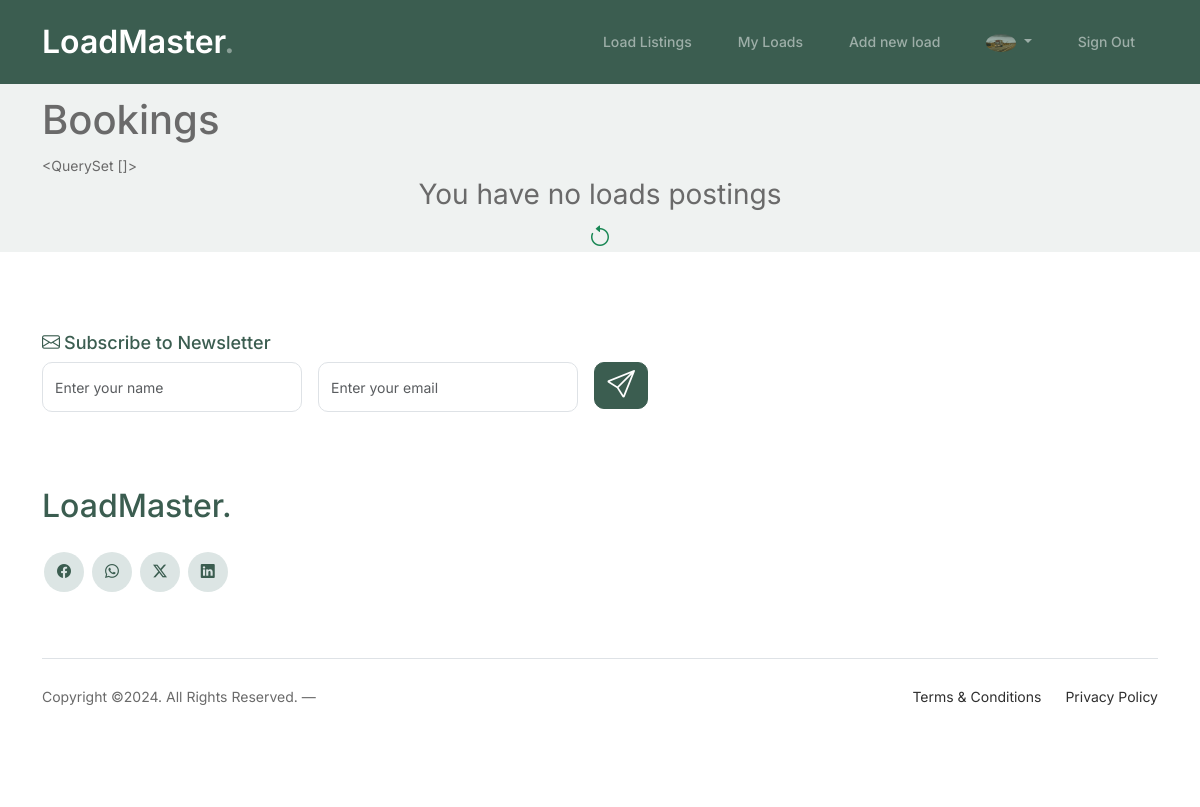
The app's page /loads/user6/bookings (signed in), older data.
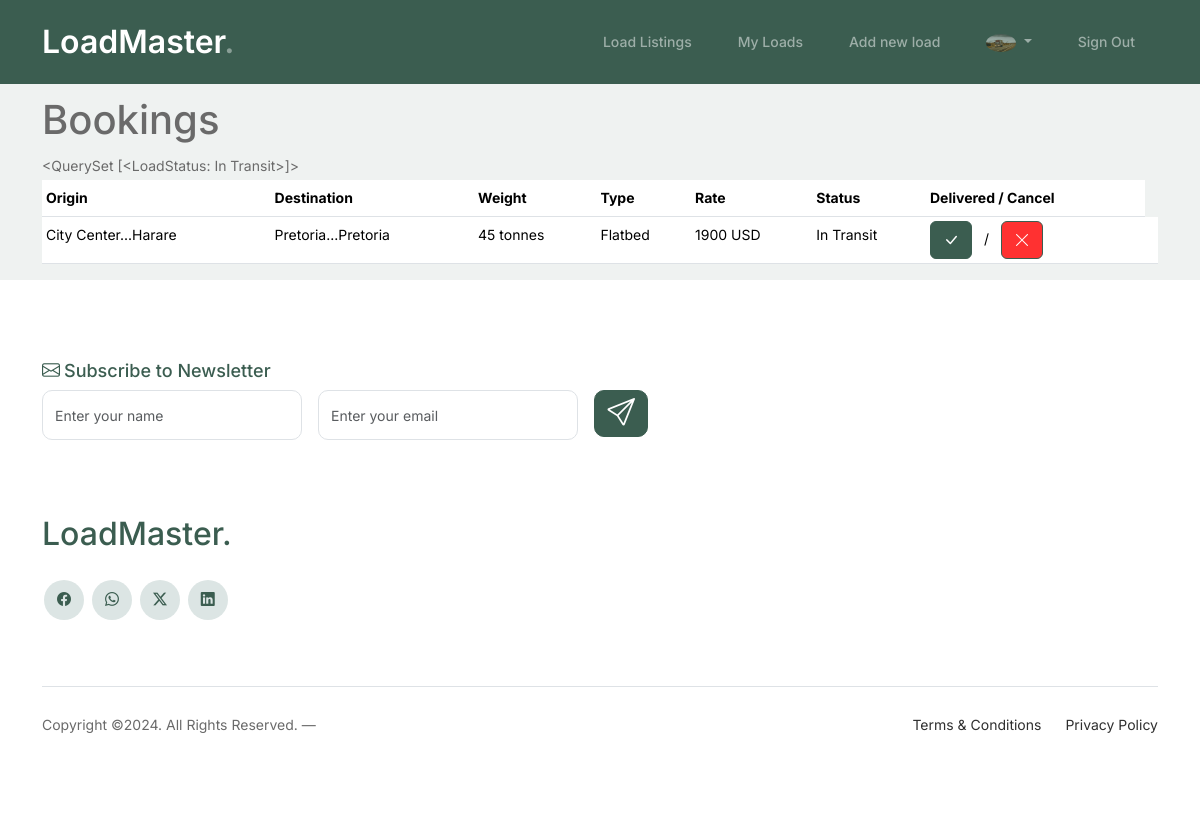
The same page, newer data.
### loads/models.py (models this page shows, shortened)
class LoadStatus(models.Model):
    class Status(models.TextChoices):
        AVAILABLE = "A", ("Available")
        IN_TRANSIT = "I", ("In Transit")
        DELIVERED = "D", ("Delivered")
    load = models.OneToOneField(Load, on_delete=models.CASCADE)
    status = models.CharField(max_length=1, choices=Status.choices, default=Status.AVAILABLE)
    transporter = models.ForeignKey(Profile, on_delete=models.CASCADE)
    updated = models.DateTimeField(auto_now=True)
    def __str__(self):
        return f"{self.get_status_display()}"

class Load(models.Model):
    class Type (models.TextChoices):
        REFEER = "R", ("Reefer")
        FLATBED = "F", ("Flatbed")
        SIDE_CURTAIN = "S", ("Side Curtain")
        OTHER = "O", ("Other")
        VAN = "V", ("Van")
    origin = models.ForeignKey(Location, related_name='outgoing', on_delete=models.CASCADE)
    destination = models.ForeignKey(Location, related_name='incoming', on_delete=models.CASCADE)
    type = models.CharField(max_length=1, choices=Type.choices, default=Type.FLATBED)
    owner = models.ForeignKey(Profile, on_delete=models.CASCADE)
    weight = models.CharField(max_length=20)
    rate = models.CharField(max_length=20)
    created = models.DateTimeField(auto_now_add=True)
    updated = models.DateTimeField(auto_now=True)
    class Meta:
        ordering = ["-created"]

class Location(models.Model):
    address_1 = models.CharField(max_length=200, null=True, blank=True)
    address_2 = models.CharField(max_length=200, null=True, blank=True)
    city = models.CharField(max_length=200)
    country = models.CharField(max_length=100, default='Zimbabwe')
    def __str__(self):
        if self.address_1:
            return f"{self.address_1[:17]}...{self.city}"
        return f"{self.city}"

### main/models.py (models this page shows, shortened)
class Profile(models.Model):
    user = models.OneToOneField(User, on_delete=models.CASCADE, related_name='profile')
    organisation = models.CharField(max_length=50)
    phone_regex = RegexValidator(regex=r'^\+?1?\d{9,15}$', message="Phone number must be entered in the format: '+999999999'. Up to 15 digits allowed.")
    phone_number = models.CharField(validators=[phone_regex], max_length=17)
    email = models.EmailField(max_length=254)
    image = models.ImageField(default='profile_pics/default.png', upload_to='profile_pics')
    created = models.DateTimeField(auto_now_add=True)

### loads/views.py (the view)
# urls.py: path('<str:user>/bookings', views.my_bookings, name='bookings'),
@login_required
def my_bookings(request, user):
    bookings = LoadStatus.objects.filter(transporter__user__username=user, status="I")
    print(bookings)
    return render(request, 'loads/my_bookings.html', {'bookings': bookings})

### loads/templates/loads/my_bookings.html (shortened to what this page needs)
{% extends "account/base_entrance.html" %}
{% load i18n %}
{% load static %}
{% load allauth account %}
{% block content %}
<div class="py-5"></div>
<div class="container">
    <h1>Bookings</h1>
    {{ bookings }}
    {% if bookings %}
    <div class="table-responsive">
        <table class="table table-sm">
          <thead class="line bg-green">
            <tr>
              <th scope="col">Origin</th>
              <th scope="col">Destination</th>
              <th scope="col">Weight</th>
              <th scope="col">Type</th>
              <th scope="col">Rate</th>
              <th scope="col">Status</th>
              <th scope="col">Delivered / Cancel </th>
            </tr>
        </thead>
        <tbody>
            {% for booking in bookings %}
           <tr class="table-row cursor-auto">
                <td class="text-truncate">{{ booking.load.origin }}</td>
                <td class="text-truncate">{{ booking.load.destination }}</td>
                <td class="text-truncate">{{ booking.load.weight }}</td>
                <td class="text-truncate">{{ booking.load.get_type_display }}</td>
                <td class="text-truncate">{{ booking.load.rate }}</td>
                <td class="text-truncate">{{ booking.get_status_display }}</td>
                <td class="text-truncate">
                    <a href="{% url 'loads:mark_delivered' booking.transporter.id %}" class="bi bi-check-lg btn btn-primary me-2"></a> /
                    <a href="{% url 'loads:cancel_booking' booking.load.id %}" class="ms-2 btn btn-danger bi bi-x-lg"></a>
                <td>
            </tr>
            {% endfor %}
          </tbody>
        </table>
      </div>
      {% else %}
      <p class="text-center fs-3">You have no loads postings </p>
      <a href="{% url 'loads:loads' %}" class="text-center d-block fs-4"><i class="bi bi-arrow-counterclockwise text-success"></i></a>
      {% endif %}
    </div>
{% endblock content %}

Row changes from the older to the newer data that the page shows:
now on this page (row edited): LoadStatus: status "<QuerySet [<LoadStatus: In Transit>]>", load.origin "City Center...Harare", load.destination "Pretoria...Pretoria", load.weight "45 tonnes", load.type "Flatbed", load.rate "1900 USD", status "In Transit"
Text that changed along with them:
{{ bookings }}: "<QuerySet []>" → (not shown)
text no longer shown: "You have no loads postings"
text now shown: "Origin Destination Weight Type Rate Status Delivered / Cancel"
